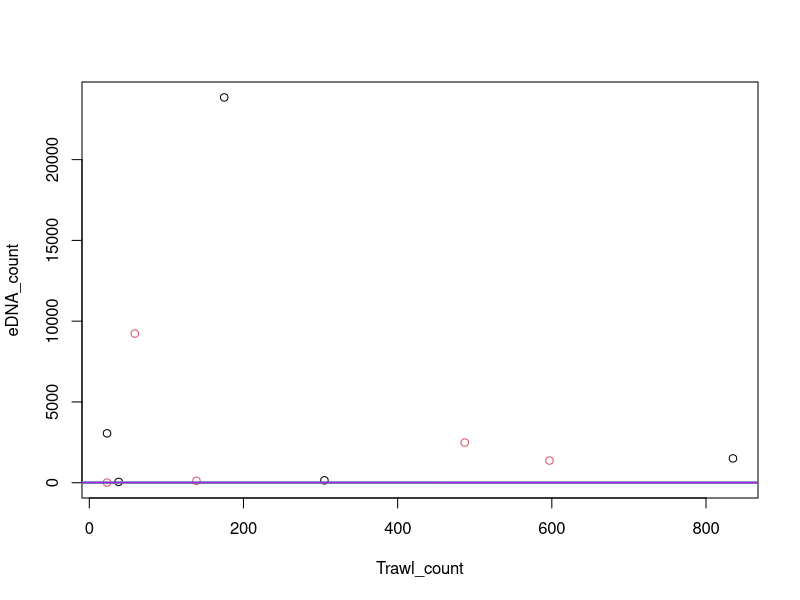

Recreate this plot in R.
#### POISSON GLM
# make a fake dataset
test_dat <- data.frame(eDNA_count = c(50,1505,23852,148,3058,2485,120,1373,8,9234), Trawl_count = c(38,835,175,305,23,487,139,597,23,59),
                       Species = c(rep("Silver_hake", 5), rep("Winter_flounder",5)), Primer = "12S_MiFish", Region=3, BodyType ="slimy")
#check the dataframe, make sure numbers are numeric, factors are factors
summary(test_dat)

# Fix any dataframe formating issues
test_dat$Species <- as.factor(test_dat$Species)
test_dat$Primer <- as.factor(test_dat$Primer)
test_dat$Region <- as.factor(test_dat$Region)
test_dat$BodyType <- as.factor(test_dat$BodyType)

# check the dataframe again
summary(test_dat)

# plot the data just to see things
plot(eDNA_count~Trawl_count, col=test_dat$Species, data=test_dat)

# Fit Poisson generalized linear models
test_model_00 <- glm(eDNA_count ~ 1, data=test_dat, family = "poisson")
test_model_01 <- glm(eDNA_count ~ Trawl_count, data=test_dat, family = "poisson")

# Explore model fits and independent variables signifance
summary(test_model_00)
summary(test_model_01)

# Add the model prediction to the plot
abline(test_model_00, col="green", lwd=2)
abline(test_model_01, col="purple", lwd=2)
